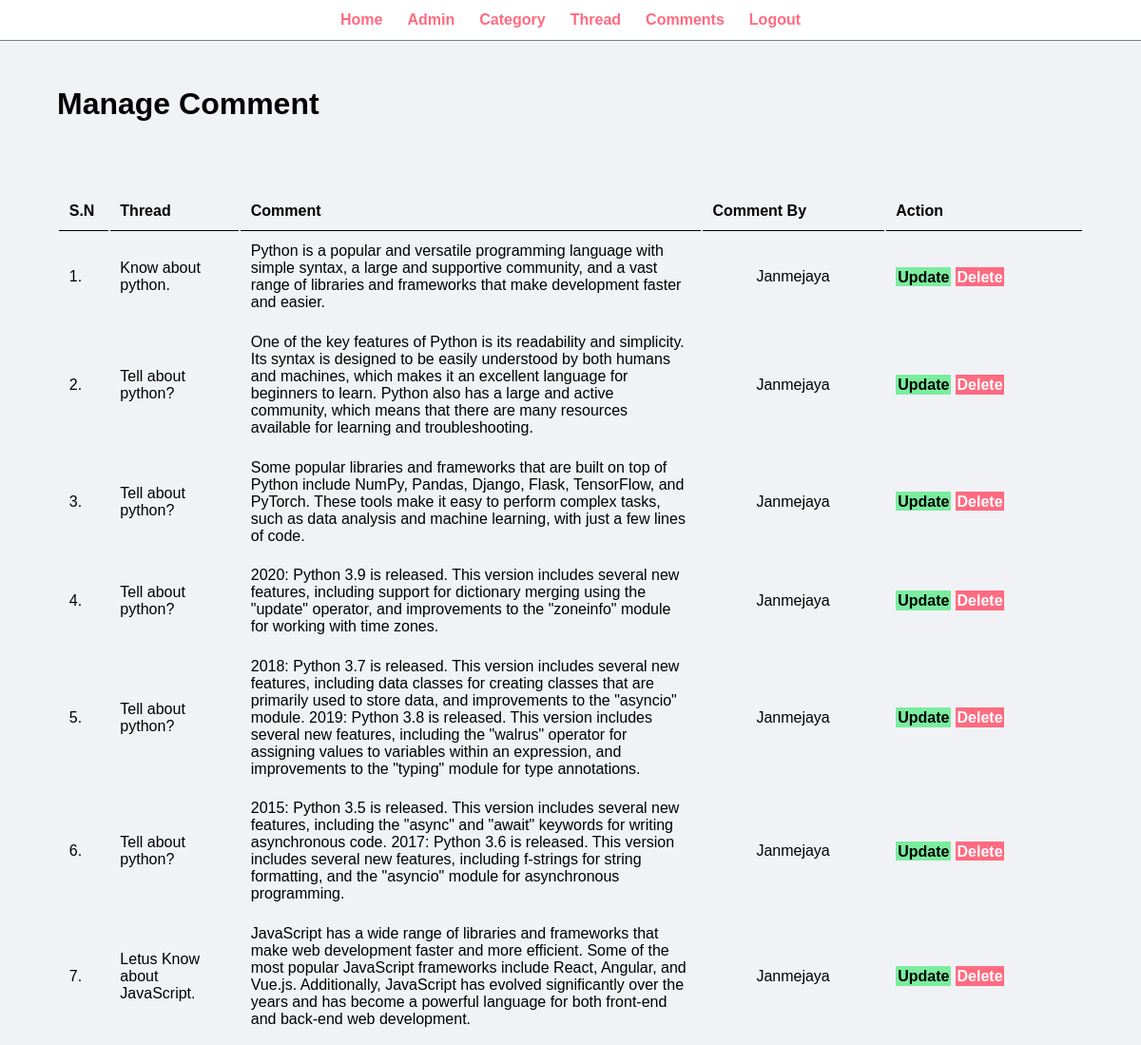
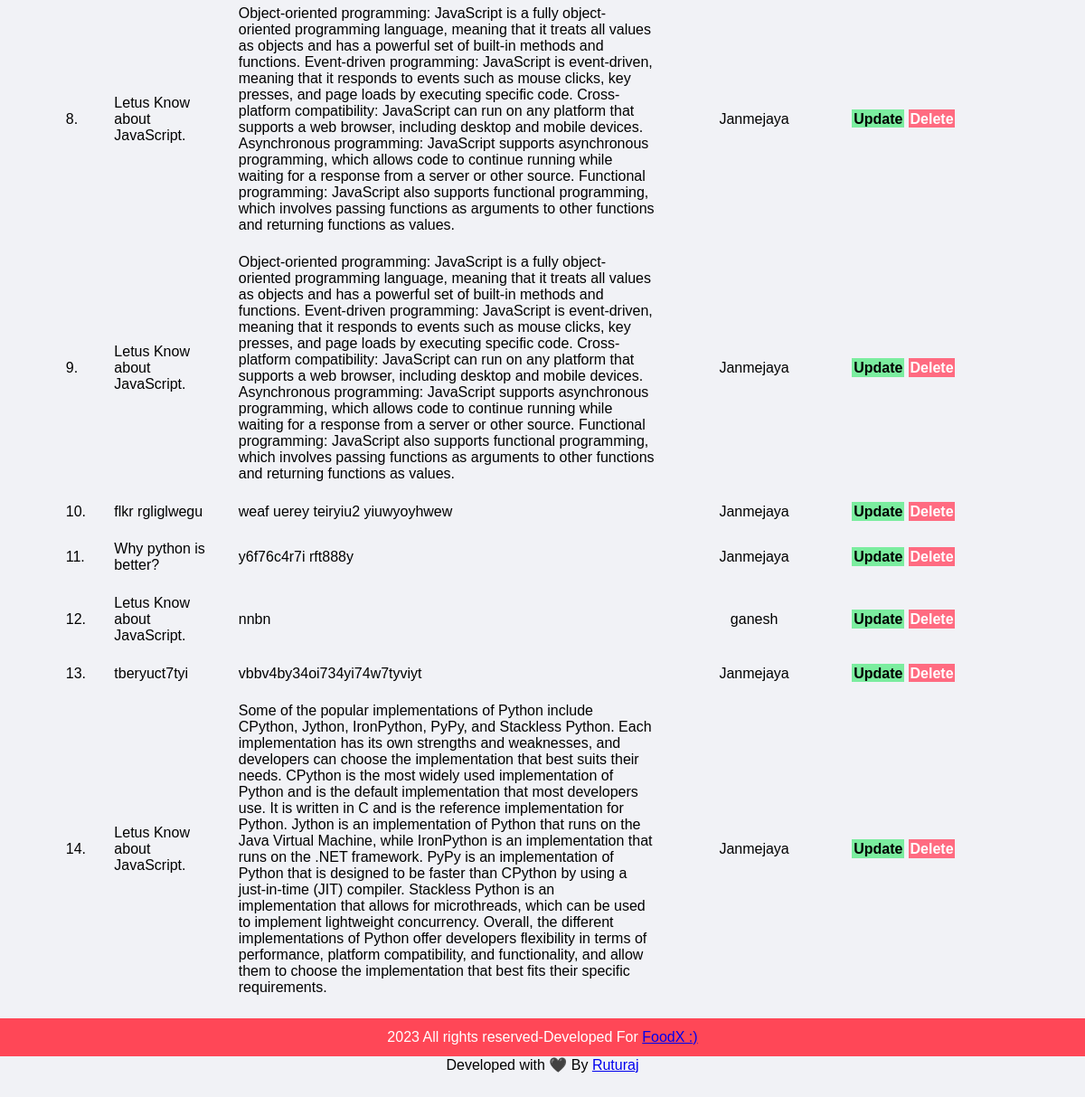
The page /admin/manage-comment.php (signed in) on the database its author committed (2 pictures, top to bottom).
### tables this page shows
CREATE TABLE `comments` (
  `comment_id` int(8) NOT NULL,
  `comment_content` text NOT NULL,
  `thread_id` int(8) NOT NULL,
  `comment_by` int(8) NOT NULL,
  `comment_time` datetime NOT NULL DEFAULT current_timestamp()
);

CREATE TABLE `threads` (
  `thread_id` int(7) NOT NULL,
  `thread_title` varchar(256) NOT NULL,
  `thread_desc` text NOT NULL,
  `thread_cat_id` int(7) NOT NULL,
  `thread_user_id` int(7) NOT NULL,
  `timestamp` datetime NOT NULL DEFAULT current_timestamp()
);

CREATE TABLE `users` (
  `sno` int(8) NOT NULL,
  `user_email` varchar(30) NOT NULL,
  `user_pass` varchar(255) NOT NULL,
  `timestamp` datetime NOT NULL
);

### admin/manage-comment.php (the view, shortened to what this page needs)
<?php include('partials/menu.php'); ?>
<div class="main-content">
    <div class="wrapper">
        <h1>Manage Comment</h1>
        <br><br>
        <br><br>
        <table class="tbl-full">
            <tr>
                <th>S.N</th>
                <th>Thread</th>
                <th>Comment</th>
                <th>Comment By</th>
                <th>Action</th>
            </tr>
            <?php
                $sql="SELECT * FROM comments";
                $res=mysqli_query($conn,$sql) or die('Error :');
                if($res==true){
                    $count=mysqli_num_rows($res);
                    $sn=1;
                    if($count>0){
                        while($rows=mysqli_fetch_assoc($res)){
                            $id=$rows['comment_id'];
                            $comment=$rows['comment_content'];
                            $thread_id=$rows['thread_id'];
                            $u_id=$rows['comment_by'];
                            $sql1="SELECT * FROM threads WHERE thread_id=$thread_id ";
                            $res1=mysqli_query($conn,$sql1);
                            $thread=mysqli_fetch_assoc($res1)['thread_title'];
                            $sql2="SELECT * FROM users WHERE sno=$u_id ";
                            $res2=mysqli_query($conn,$sql2);
                            $comment_by=mysqli_fetch_assoc($res2)['user_email'];
                        ?>
                            <tr>
                                <td><?php echo $sn++; ?>.</td>
                                <td style="max-width: 70px;"><?php echo $thread; ?></td>
                                <td style="max-width: 250px;"><?php echo $comment; ?></td>
                                <td style="max-width: 0px;" class="text-center"><?php echo $comment_by; ?></td>
                                <td>
                                    <a href="<?php echo SITEURL; ?>admin/update-comment.php?id=<?php echo $id; ?>" class="btn-secondary">Update</a>
                                    <a href="<?php echo SITEURL; ?>admin/delete-comment.php?id=<?php echo $id; ?>&user_id=<?php echo $u_id; ?>" class="btn-danger">Delete</a>
                                </td>
                            </tr>
                            <?php
                        }
                    }
                }
            ?>
        </table>
</div>
<?php include('partials/footer.php') ?>

### css/admin.css (style rules this page uses)
* { margin: 0; padding: 0; font-family: Arial, Helvetica, sans-serif; }
.wrapper { padding: 1%; width: 90%; margin: 0 auto; }
.text-center { text-align: center; }
.tbl-full { width: 100%; }
table tr th { border-bottom: 1px solid black; padding: 1%; text-align: left; }
table tr td { padding: 1%; }
.btn-secondary { background-color: #7bed9f; padding: 1%; color: black; text-decoration: none; font-weight: bold; }
.btn-danger { background-color: #ff6b81; padding: 1%; color: white; text-decoration: none; font-weight: bold; }
.main-content { background-color: #f1f2f6; padding: 3% 0; }

### rows shown on the page
comments: thread.thread_title "Know about python.", comment_content "Python is a popular and versatile programming language with simple syntax, a large and supportive community, and a vast range of libraries and frameworks that make development faster and easier.", users.user_email "Janmejaya"
comments: thread.thread_title "Tell about python?", comment_content "One of the key features of Python is its readability and simplicity. Its syntax is designed to be easily understood by both humans and machines, which makes it an excellent language for beginners to learn. Python also has a large and active community, which means that there are many resources available for learning and troubleshooting.", users.user_email "Janmejaya"
comments: thread.thread_title "Tell about python?", comment_content "Some popular libraries and frameworks that are built on top of Python include NumPy, Pandas, Django, Flask, TensorFlow, and PyTorch. These tools make it easy to perform complex tasks, such as data analysis and machine learning, with just a few lines of code.", users.user_email "Janmejaya"
comments: thread.thread_title "Tell about python?", comment_content "2020: Python 3.9 is released. This version includes several new features, including support for dictionary merging using the \"update\" operator, and improvements to the \"zoneinfo\" module for working with time zones.", users.user_email "Janmejaya"
comments: thread.thread_title "Tell about python?", comment_content "2018: Python 3.7 is released. This version includes several new features, including data classes for creating classes that are primarily used to store data, and improvements to the \"asyncio\" module. 2019: Python 3.8 is released. This version includes several new features, including the \"walrus\" operator for assigning values to variables within an expression, and improvements to the \"typing\" module for type annotations.", users.user_email "Janmejaya"
comments: thread.thread_title "Tell about python?", comment_content "2015: Python 3.5 is released. This version includes several new features, including the \"async\" and \"await\" keywords for writing asynchronous code. 2017: Python 3.6 is released. This version includes several new features, including f-strings for string formatting, and the \"asyncio\" module for asynchronous programming.", users.user_email "Janmejaya"
comments: thread.thread_title "Letus Know about JavaScript.", comment_content "JavaScript has a wide range of libraries and frameworks that make web development faster and more efficient. Some of the most popular JavaScript frameworks include React, Angular, and Vue.js. Additionally, JavaScript has evolved significantly over the years and has become a powerful language for both front-end and back-end web development.", users.user_email "Janmejaya"
comments: thread.thread_title "Letus Know about JavaScript.", comment_content "Object-oriented programming: JavaScript is a fully object-oriented programming language, meaning that it treats all values as objects and has a powerful set of built-in methods and functions. Event-driven programming: JavaScript is event-driven, meaning that it responds to events such as mouse clicks, key presses, and page loads by executing specific code. Cross-platform compatibility: JavaScript can run on any platform that supports a web browser, including desktop and mobile devices. Asynchronous programming: JavaScript supports asynchronous programming, which allows code to continue running while waiting for a response from a server or other source. Functional programming: JavaScript…", users.user_email "Janmejaya"
comments: thread.thread_title "Letus Know about JavaScript.", comment_content "Object-oriented programming: JavaScript is a fully object-oriented programming language, meaning that it treats all values as objects and has a powerful set of built-in methods and functions. Event-driven programming: JavaScript is event-driven, meaning that it responds to events such as mouse clicks, key presses, and page loads by executing specific code. Cross-platform compatibility: JavaScript can run on any platform that supports a web browser, including desktop and mobile devices. Asynchronous programming: JavaScript supports asynchronous programming, which allows code to continue running while waiting for a response from a server or other source. Functional programming: JavaScript…", users.user_email "Janmejaya"
comments: thread.thread_title "flkr rgliglwegu", comment_content "weaf uerey teiryiu2 yiuwyoyhwew", users.user_email "Janmejaya"
comments: thread.thread_title "Why python is better?", comment_content "y6f76c4r7i rft888y", users.user_email "Janmejaya"
comments: thread.thread_title "Letus Know about JavaScript.", comment_content "nnbn", users.user_email "ganesh"
comments: thread.thread_title "tberyuct7tyi", comment_content "vbbv4by34oi734yi74w7tyviyt", users.user_email "Janmejaya"
comments: thread.thread_title "Letus Know about JavaScript.", comment_content "Some of the popular implementations of Python include CPython, Jython, IronPython, PyPy, and Stackless Python. Each implementation has its own strengths and weaknesses, and developers can choose the implementation that best suits their needs. CPython is the most widely used implementation of Python and is the default implementation that most developers use. It is written in C and is the reference implementation for Python. Jython is an implementation of Python that runs on the Java Virtual Machine, while IronPython is an implementation that runs on the .NET framework. PyPy is an implementation of Python that is designed to be faster than CPython by using a just-in-time (JIT) compiler.…", users.user_email "Janmejaya"
